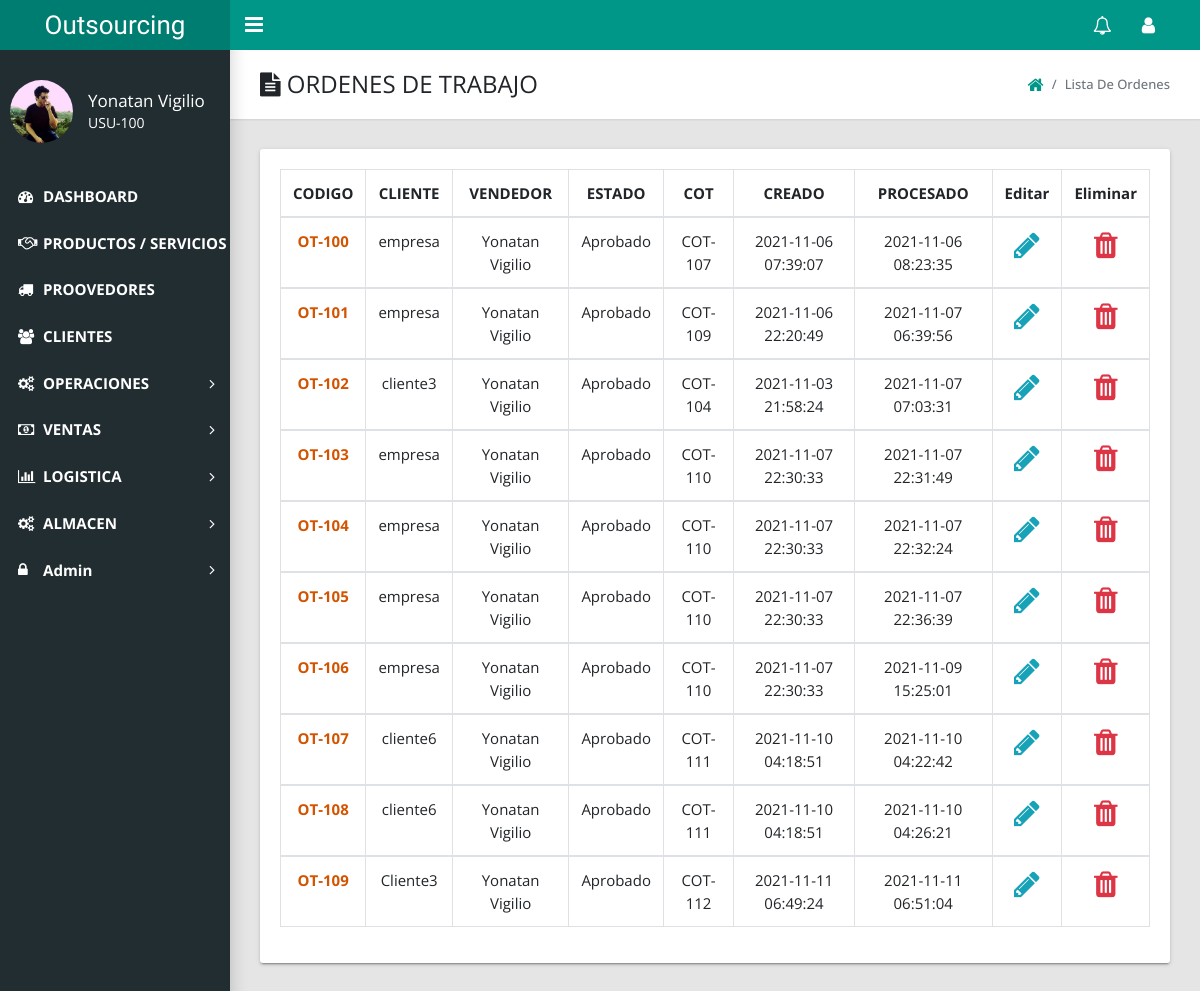
The app's page /admin/index.php?action=ordenes_trabajo (signed in) with its own data.
### tables this page shows
CREATE TABLE `otcotizacion_servicio` (
  `ot_id` int(11) NOT NULL,
  `ot_codigo` varchar(50) NOT NULL,
  `ot_cot` varchar(50) NOT NULL,
  `ot_cliente` varchar(50) NOT NULL,
  `ot_asignado` varchar(50) NOT NULL,
  `ot_estado` varchar(50) NOT NULL,
  `ot_pago` varchar(20) NOT NULL,
  `ot_moneda` varchar(20) NOT NULL,
  `ot_entrega` varchar(20) NOT NULL,
  `ot_expira` varchar(50) NOT NULL,
  `ot_direccion` varchar(50) NOT NULL,
  `ot_fecha` datetime NOT NULL DEFAULT current_timestamp(),
  `ot_codserv` varchar(50) NOT NULL,
  `ot_servicio` varchar(100) NOT NULL,
  `ot_nota` varchar(100) NOT NULL,
  `ot_cantidad` int(11) NOT NULL,
  `ot_observaciones` varchar(100) NOT NULL,
  `ot_tecnico` varchar(50) NOT NULL,
  `ot_operativo` varchar(50) NOT NULL,
  `ot_requiere` varchar(100) NOT NULL,
  `ot_fechaEdit` datetime NOT NULL DEFAULT current_timestamp()
);

### admin/includes/operaciones/ordenes_trabajo.php (the view, shortened to what this page needs)
<link href="styles/main.css" type="text/css" rel="stylesheet">
<link href="styles/ver.css" type="text/css" rel="stylesheet">
<?php if($_SESSION['role'] != 7 AND $_SESSION['role'] != 17 AND $_SESSION['role'] != 5 ){
echo "<script>alert('No puedes acceder acá ')</script>";
echo "<script>window.open('index.php?logged_in=Logueaste%20correctamente!','_self')</script>";
}else{ ?>
    <main class="app-content">
      <div class="app-title">
        <div>
          <h1><i class="fa fa-file-text"></i> ORDENES DE TRABAJO</h1>
        </div>
        <ul class="app-breadcrumb breadcrumb side">
          <li class="breadcrumb-item"><a href="index.php?logged_in=Logueaste%20correctamente!"><i class="fa fa-home fa-lg"></i></a></li>
          <li class="breadcrumb-item active">Lista de Ordenes</li>
        </ul>
      </div>
      <div class="row" style="font-size: 15px;">
        <div class="col-md-12">
      <div class="row" style="font-size: 15px;">
        <div class="col-md-12">
          <div class="tile">
            <div class="tile-body">
              <form action="" method="post" enctype="multipart/form-data" >
              <div class="table-responsive">
              <table class="table table-hover table-bordered">
                  <thead align="center">
                    <tr>
                      <th>CODIGO </th>
                      <th>CLIENTE</th>
                      <th>VENDEDOR</th>
                      <th>ESTADO</th>
                      <th>COT</th>
                      <th>CREADO</th>
                      <th>PROCESADO</th>
                      <th>Editar</th>
                      <th>Eliminar</th>
                    </tr>
                  </thead>
                  <?php
                  $all_cot = mysqli_query($conexion,"select * from otcotizacion_servicio order by ot_id ");
                  $i = 1;
                  while($row=mysqli_fetch_array($all_cot)){
                    ?>
                    <tbody align="center">
                      <tr>
                       <td> <a href="index.php?action=view_ot&otcod=<?php echo $row['ot_codigo']; ?>" style="color: #D35400; font-weight: bold;"> <?php echo $row['ot_codigo']; ?></a></td>
                       <td><?php echo $row['ot_cliente']; ?></td>
                       <td><?php echo $row['ot_asignado']; ?></td>
                       <td><?php echo $row['ot_estado']; ?></td>
                       <td><?php echo $row['ot_cot']; ?></td>
                       <td><?php echo $row['ot_fecha']; ?></td>
                       <td><?php echo $row['ot_fechaEdit']; ?></td>
                           <td class="delete"><a href="index.php?action=edit_ot&otcod=<?php echo $row['ot_codigo']; ?>" ><i class="fa fa-pencil fa-2x" aria-hidden="true"></i></a></td>
                           <td class="delete"><a href="index.php?action=ordenes_trabajo&delete_ot=<?php echo $row['ot_codigo']; ?>" onclick="return confirm('Estas seguro de eliminar que quieres eliminar  a este empleado?');"><i class="fa fa-trash fa-2x" aria-hidden="true"></i></a></td>
                      </tr>
                    </tbody>
                    <?php $i++;}  ?>
                  </table>
                </div>
              </form>
            </div>
          </div>
        </div>
      </div>
 </main>
<?php } ?>

### admin/styles/ver.css (style rules this page uses)
.fa-pencil { color: #17a2b8; }
.fa-trash { color: #dc3545; }

### records on screen
otcotizacion_servicio: ot_codigo "OT-100", ot_cliente "empresa", ot_asignado "Yonatan Vigilio", ot_estado "Aprobado", ot_cot "COT-107", ot_fecha "2021-11-06 07:39:07", ot_fechaEdit "2021-11-06 08:23:35"
otcotizacion_servicio: ot_codigo "OT-101", ot_cliente "empresa", ot_asignado "Yonatan Vigilio", ot_estado "Aprobado", ot_cot "COT-109", ot_fecha "2021-11-06 22:20:49", ot_fechaEdit "2021-11-07 06:39:56"
otcotizacion_servicio: ot_codigo "OT-102", ot_cliente "cliente3", ot_asignado "Yonatan Vigilio", ot_estado "Aprobado", ot_cot "COT-104", ot_fecha "2021-11-03 21:58:24", ot_fechaEdit "2021-11-07 07:03:31"
otcotizacion_servicio: ot_codigo "OT-103", ot_cliente "empresa", ot_asignado "Yonatan Vigilio", ot_estado "Aprobado", ot_cot "COT-110", ot_fecha "2021-11-07 22:30:33", ot_fechaEdit "2021-11-07 22:31:49"
otcotizacion_servicio: ot_codigo "OT-104", ot_cliente "empresa", ot_asignado "Yonatan Vigilio", ot_estado "Aprobado", ot_cot "COT-110", ot_fecha "2021-11-07 22:30:33", ot_fechaEdit "2021-11-07 22:32:24"
otcotizacion_servicio: ot_codigo "OT-105", ot_cliente "empresa", ot_asignado "Yonatan Vigilio", ot_estado "Aprobado", ot_cot "COT-110", ot_fecha "2021-11-07 22:30:33", ot_fechaEdit "2021-11-07 22:36:39"
otcotizacion_servicio: ot_codigo "OT-106", ot_cliente "empresa", ot_asignado "Yonatan Vigilio", ot_estado "Aprobado", ot_cot "COT-110", ot_fecha "2021-11-07 22:30:33", ot_fechaEdit "2021-11-09 15:25:01"
otcotizacion_servicio: ot_codigo "OT-107", ot_cliente "cliente6", ot_asignado "Yonatan Vigilio", ot_estado "Aprobado", ot_cot "COT-111", ot_fecha "2021-11-10 04:18:51", ot_fechaEdit "2021-11-10 04:22:42"
otcotizacion_servicio: ot_codigo "OT-108", ot_cliente "cliente6", ot_asignado "Yonatan Vigilio", ot_estado "Aprobado", ot_cot "COT-111", ot_fecha "2021-11-10 04:18:51", ot_fechaEdit "2021-11-10 04:26:21"
otcotizacion_servicio: ot_codigo "OT-109", ot_cliente "Cliente3", ot_asignado "Yonatan Vigilio", ot_estado "Aprobado", ot_cot "COT-112", ot_fecha "2021-11-11 06:49:24", ot_fechaEdit "2021-11-11 06:51:04"

### other values on screen
$_SESSION['name'] "Yonatan Vigilio"
$_SESSION['cod_user'] "USU-100"
